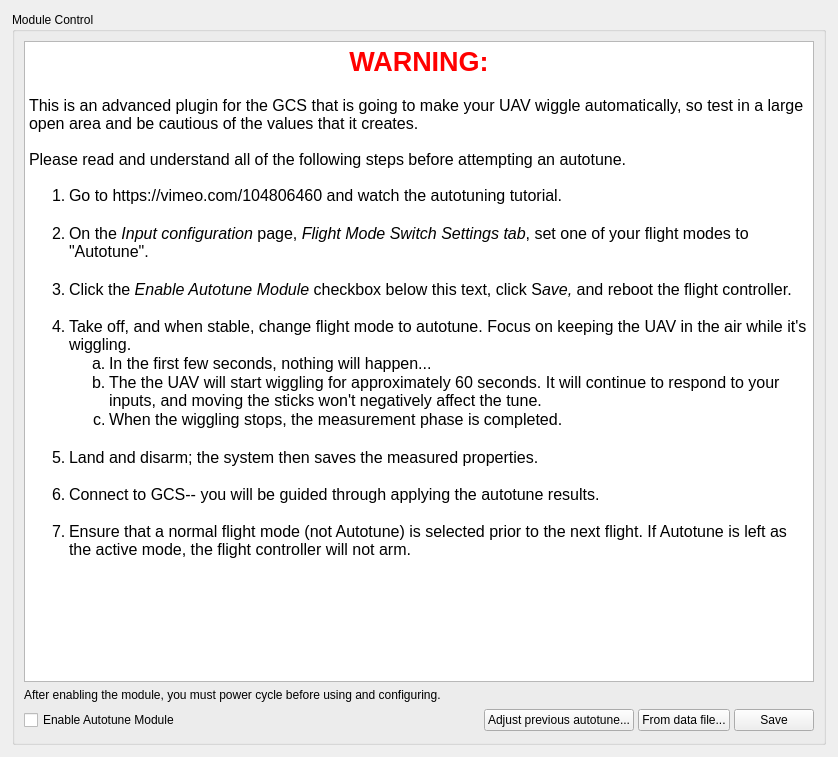
<?xml version="1.0" encoding="UTF-8"?>
<ui version="4.0">
 <class>AutotuneWidget</class>
 <widget class="QWidget" name="AutotuneWidget">
  <property name="geometry">
   <rect>
    <x>0</x>
    <y>0</y>
    <width>838</width>
    <height>757</height>
   </rect>
  </property>
  <property name="sizePolicy">
   <sizepolicy hsizetype="Expanding" vsizetype="Expanding">
    <horstretch>0</horstretch>
    <verstretch>0</verstretch>
   </sizepolicy>
  </property>
  <property name="maximumSize">
   <size>
    <width>840</width>
    <height>16777215</height>
   </size>
  </property>
  <property name="windowTitle">
   <string>Form</string>
  </property>
  <layout class="QVBoxLayout" name="verticalLayout_2">
   <property name="leftMargin">
    <number>12</number>
   </property>
   <property name="topMargin">
    <number>12</number>
   </property>
   <property name="rightMargin">
    <number>12</number>
   </property>
   <property name="bottomMargin">
    <number>12</number>
   </property>
   <item>
    <widget class="QGroupBox" name="groupBox_5">
     <property name="title">
      <string>Module Control</string>
     </property>
     <layout class="QVBoxLayout" name="verticalLayout_4">
      <item>
       <widget class="QTextEdit" name="textEdit">
        <property name="frameShape">
         <enum>QFrame::StyledPanel</enum>
        </property>
        <property name="frameShadow">
         <enum>QFrame::Sunken</enum>
        </property>
        <property name="html">
         <string>&lt;!DOCTYPE HTML PUBLIC "-//W3C//DTD HTML 4.0//EN" "http://www.w3.org/TR/REC-html40/strict.dtd"&gt;
&lt;html&gt;&lt;head&gt;&lt;meta name="qrichtext" content="1" /&gt;&lt;style type="text/css"&gt;
p, li { white-space: pre-wrap; }
&lt;/style&gt;&lt;/head&gt;&lt;body style=" font-family:'Ubuntu'; font-size:11pt; font-weight:400; font-style:normal;"&gt;
&lt;p align="center" style=" margin-top:0px; margin-bottom:0px; margin-left:0px; margin-right:0px; -qt-block-indent:0; text-indent:0px;"&gt;&lt;span style=" font-family:'Lucida Grande'; font-size:20pt; font-weight:600; color:#ff0000;"&gt;WARNING:&lt;/span&gt;&lt;/p&gt;
&lt;p style="-qt-paragraph-type:empty; margin-top:0px; margin-bottom:0px; margin-left:0px; margin-right:0px; -qt-block-indent:0; text-indent:0px; font-family:'Lucida Grande'; font-size:12pt;"&gt;&lt;br /&gt;&lt;/p&gt;
&lt;p style=" margin-top:0px; margin-bottom:0px; margin-left:0px; margin-right:0px; -qt-block-indent:0; text-indent:0px;"&gt;&lt;span style=" font-family:'Lucida Grande'; font-size:12pt;"&gt;This is an advanced plugin for the GCS that is going to make your UAV wiggle automatically, so test in a large open area and be cautious of the values that it creates.&lt;br /&gt;&lt;br /&gt;Please read and understand all of the following steps before attempting an autotune.&lt;br /&gt;&lt;/span&gt;&lt;/p&gt;
&lt;ol style="margin-top: 0px; margin-bottom: 0px; margin-left: 0px; margin-right: 0px; -qt-list-indent: 1;"&gt;&lt;li style=" font-family:'Lucida Grande'; font-size:12pt;" style=" margin-top:0px; margin-bottom:0px; margin-left:0px; margin-right:0px; -qt-block-indent:0; text-indent:0px;"&gt;Go to https://vimeo.com/104806460 and watch the autotuning tutorial.&lt;/li&gt;
&lt;p style="-qt-paragraph-type:empty; margin-top:0px; margin-bottom:0px; margin-left:0px; margin-right:0px; -qt-block-indent:1; text-indent:0px; font-family:'Lucida Grande'; font-size:12pt;"&gt;&lt;br /&gt;&lt;/p&gt;
&lt;li style=" font-family:'Lucida Grande'; font-size:12pt;" style=" margin-top:0px; margin-bottom:0px; margin-left:0px; margin-right:0px; -qt-block-indent:0; text-indent:0px;"&gt;On the &lt;span style=" font-style:italic;"&gt;Input configuration &lt;/span&gt;page, &lt;span style=" font-style:italic;"&gt;Flight Mode Switch Settings tab&lt;/span&gt;, set one of your flight modes to &amp;quot;Autotune&amp;quot;.&lt;/li&gt;
&lt;p style="-qt-paragraph-type:empty; margin-top:0px; margin-bottom:0px; margin-left:0px; margin-right:0px; -qt-block-indent:1; text-indent:0px; font-family:'Lucida Grande'; font-size:12pt;"&gt;&lt;br /&gt;&lt;/p&gt;
&lt;li style=" font-family:'Lucida Grande'; font-size:12pt;" style=" margin-top:0px; margin-bottom:0px; margin-left:0px; margin-right:0px; -qt-block-indent:0; text-indent:0px;"&gt;Click the &lt;span style=" font-style:italic;"&gt;Enable Autotune Module&lt;/span&gt; checkbox below this text, click S&lt;span style=" font-style:italic;"&gt;ave,&lt;/span&gt; and reboot the flight controller.&lt;br /&gt;&lt;/li&gt;
&lt;li style=" font-family:'Lucida Grande'; font-size:12pt;" style=" margin-top:0px; margin-bottom:0px; margin-left:0px; margin-right:0px; -qt-block-indent:0; text-indent:0px;"&gt;Take off, and when stable, change flight mode to autotune. Focus on keeping the UAV in the air while it's wiggling.&lt;/li&gt;
&lt;ol type="a" style="margin-top: 0px; margin-bottom: 0px; margin-left: 0px; margin-right: 0px; -qt-list-indent: 2;"&gt;&lt;li style=" font-family:'Lucida Grande'; font-size:12pt;" style=" margin-top:0px; margin-bottom:0px; margin-left:0px; margin-right:0px; -qt-block-indent:0; text-indent:0px;"&gt;In the first few seconds, nothing will happen...&lt;/li&gt;
&lt;li style=" font-family:'Lucida Grande'; font-size:12pt;" style=" margin-top:0px; margin-bottom:0px; margin-left:0px; margin-right:0px; -qt-block-indent:0; text-indent:0px;"&gt;The the UAV will start wiggling for approximately 60 seconds. It will continue to respond to your inputs, and moving the sticks won't negatively affect the tune.&lt;/li&gt;
&lt;li style=" font-family:'Lucida Grande'; font-size:12pt;" style=" margin-top:0px; margin-bottom:0px; margin-left:0px; margin-right:0px; -qt-block-indent:0; text-indent:0px;"&gt;When the wiggling stops, the measurement phase is completed.&lt;/li&gt;&lt;/ol&gt;
&lt;p style="-qt-paragraph-type:empty; margin-top:0px; margin-bottom:0px; margin-left:0px; margin-right:0px; -qt-block-indent:1; text-indent:0px; font-family:'Lucida Grande'; font-size:12pt;"&gt;&lt;br /&gt;&lt;/p&gt;
&lt;li style=" font-family:'Lucida Grande'; font-size:12pt;" style=" margin-top:0px; margin-bottom:0px; margin-left:0px; margin-right:0px; -qt-block-indent:0; text-indent:0px;"&gt;Land and disarm; the system then saves the measured properties. &lt;br /&gt;&lt;/li&gt;
&lt;li style=" font-family:'Lucida Grande'; font-size:12pt;" style=" margin-top:0px; margin-bottom:0px; margin-left:0px; margin-right:0px; -qt-block-indent:0; text-indent:0px;"&gt;Connect to GCS-- you will be guided through applying the autotune results. &lt;br /&gt;&lt;/li&gt;
&lt;li style=" font-family:'Lucida Grande'; font-size:12pt;" style=" margin-top:0px; margin-bottom:12px; margin-left:0px; margin-right:0px; -qt-block-indent:0; text-indent:0px;"&gt;Ensure that a normal flight mode (not Autotune) is selected prior to the next flight. If Autotune is left as the active mode, the flight controller will not arm.&lt;/li&gt;&lt;/ol&gt;&lt;/body&gt;&lt;/html&gt;</string>
        </property>
       </widget>
      </item>
      <item>
       <widget class="QLabel" name="label_13">
        <property name="text">
         <string>After enabling the module, you must power cycle before using and configuring.</string>
        </property>
       </widget>
      </item>
      <item>
       <layout class="QHBoxLayout" name="horizontalLayout">
        <property name="spacing">
         <number>4</number>
        </property>
        <item>
         <widget class="QCheckBox" name="enableAutoTune">
          <property name="text">
           <string>Enable Autotune Module</string>
          </property>
          <property name="checkable">
           <bool>true</bool>
          </property>
          <property name="objrelation" stdset="0">
           <stringlist notr="true">
            <string>objname:ModuleSettings</string>
            <string>fieldname:AdminState</string>
            <string>element:Autotune</string>
            <string>checkedoption:Enabled</string>
            <string>uncheckedoption:Disabled</string>
           </stringlist>
          </property>
         </widget>
        </item>
        <item>
         <spacer name="horizontalSpacer_3">
          <property name="orientation">
           <enum>Qt::Horizontal</enum>
          </property>
          <property name="sizeType">
           <enum>QSizePolicy::Expanding</enum>
          </property>
          <property name="sizeHint" stdset="0">
           <size>
            <width>13</width>
            <height>25</height>
           </size>
          </property>
         </spacer>
        </item>
        <item>
         <widget class="QPushButton" name="adjustTune">
          <property name="text">
           <string>Adjust previous autotune...</string>
          </property>
         </widget>
        </item>
        <item>
         <widget class="QPushButton" name="fromDataFileBtn">
          <property name="text">
           <string>From data file...</string>
          </property>
         </widget>
        </item>
        <item>
         <widget class="QPushButton" name="saveStabilizationToSD_6">
          <property name="minimumSize">
           <size>
            <width>0</width>
            <height>0</height>
           </size>
          </property>
          <property name="toolTip">
           <string>Send settings to the board and save to the non-volatile memory</string>
          </property>
          <property name="styleSheet">
           <string notr="true"/>
          </property>
          <property name="text">
           <string>Save</string>
          </property>
          <property name="objrelation" stdset="0">
           <stringlist notr="true">
            <string>button:save</string>
           </stringlist>
          </property>
         </widget>
        </item>
       </layout>
      </item>
     </layout>
    </widget>
   </item>
  </layout>
 </widget>
 <resources>
  <include location="configgadget.qrc"/>
 </resources>
 <connections/>
</ui>
